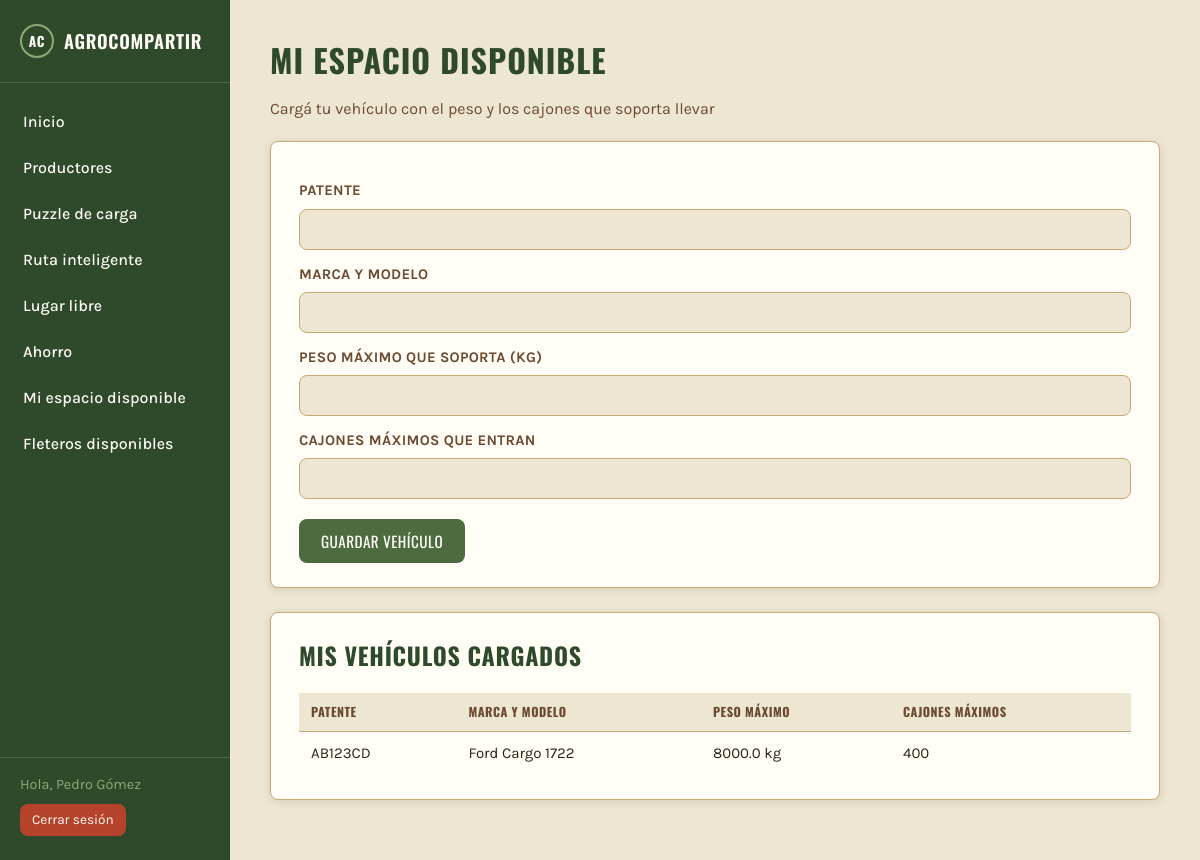
Screenshot of /vehiculo (signed in) with the database file from the repository.
### tables this page shows
CREATE TABLE vehiculos (
        id INTEGER PRIMARY KEY AUTOINCREMENT,
        usuario_id INTEGER NOT NULL,
        patente TEXT NOT NULL,
        marca_modelo TEXT NOT NULL,
        peso_maximo REAL NOT NULL,
        cajones_maximo INTEGER NOT NULL,
        FOREIGN KEY (usuario_id) REFERENCES usuarios (id)
    );

### app.py (the view, shortened to what this page needs)
@app.route('/vehiculo', methods=['GET', 'POST'])
@login_requerido
@rol_requerido('fletero')
def vehiculo():
    return render_template(
        'vehiculo.html',
        vehiculos=funciones.obtener_vehiculos_de_usuario(session['usuario_id']),
    )

### app.py (called while the page is built)
def login_requerido(vista):
    @wraps(vista)
    def envoltura(*args, **kwargs):
        if not session.get('usuario_id'):
            return redirect(url_for('login'))
        return vista(*args, **kwargs)
    return envoltura

def rol_requerido(rol):
    def decorador(vista):
        @wraps(vista)
        def envoltura(*args, **kwargs):
            if session.get('tipo_usuario') != rol:
                return redirect(url_for('dashboard'))
            return vista(*args, **kwargs)
        return envoltura
    return decorador

### funciones.py (called while the page is built)
def obtener_conexion():
    conexion = sqlite3.connect('database.db')
    return conexion

def obtener_vehiculos_de_usuario(usuario_id):
    conexion = obtener_conexion()
    cursor = conexion.cursor()
    cursor.execute('''
        SELECT id, patente, marca_modelo, peso_maximo, cajones_maximo
        FROM vehiculos
        WHERE usuario_id = ?
        ORDER BY id
    ''', (usuario_id,))
    filas = cursor.fetchall()
    conexion.close()
    return filas

### templates/vehiculo.html
{% extends "base.html" %}
{% block contenido %}
<h1>Mi espacio disponible</h1>
<p class="subtitulo">Cargá tu vehículo con el peso y los cajones que soporta llevar</p>
<div class="tarjeta">
    <form class="formulario" method="POST">
        <label for="patente">Patente</label>
        <input type="text" id="patente" name="patente" required>
        <label for="marca_modelo">Marca y modelo</label>
        <input type="text" id="marca_modelo" name="marca_modelo" required>
        <label for="peso_maximo">Peso máximo que soporta (kg)</label>
        <input type="number" id="peso_maximo" name="peso_maximo" step="0.1" min="1" required>
        <label for="cajones_maximo">Cajones máximos que entran</label>
        <input type="number" id="cajones_maximo" name="cajones_maximo" min="1" required>
        <button type="submit" class="btn">Guardar vehículo</button>
    </form>
</div>
<div class="tarjeta">
    <h2>Mis vehículos cargados</h2>
    {% if vehiculos %}
    <table class="tabla">
        <thead>
            <tr>
                <th>Patente</th>
                <th>Marca y modelo</th>
                <th>Peso máximo</th>
                <th>Cajones máximos</th>
            </tr>
        </thead>
        <tbody>
            {% for v in vehiculos %}
            <tr>
                <td>{{ v[1] }}</td>
                <td>{{ v[2] }}</td>
                <td>{{ v[3] }} kg</td>
                <td>{{ v[4] }}</td>
            </tr>
            {% endfor %}
        </tbody>
    </table>
    {% else %}
    <p>Todavía no cargaste ningún vehículo.</p>
    {% endif %}
</div>
{% endblock %}

### static/style.css (style rules this page uses)
:root { --fondo: #EDE6D2; --verde-oscuro: #2F4A2B; --verde-medio: #4C6B3F; --verde-claro: #8FA876; --tierra: #6B4A30; --tierra-clara: #C9A876; --blanco: #FFFDF6; --tomate: #B5432B; --melon: #C98A1F; --uva: #5B3A5C; --texto: #2B2318; --error: #A5322A; --exito: #35662E; --fuente-titulo: 'Oswald', sans-serif; --fuente-texto: 'Karla', sans-serif; --radio: 8px; --sombra: 0 2px 8px rgba(43, 35, 24, 0.12); }
* { box-sizing: border-box; }
body { margin: 0; background-color: var(--fondo); color: var(--texto); font-family: var(--fuente-texto); font-size: 16px; line-height: 1.5; }
h1, h2, h3 { font-family: var(--fuente-titulo); text-transform: uppercase; letter-spacing: 0.03em; color: var(--verde-oscuro); margin-top: 0; }
.tarjeta { background-color: var(--blanco); border: 1px solid var(--tierra-clara); border-radius: var(--radio); box-shadow: var(--sombra); padding: 24px 28px; margin-bottom: 24px; }
.subtitulo { color: var(--tierra); margin-top: -8px; margin-bottom: 20px; }
.formulario label { display: block; font-weight: 700; margin: 14px 0 6px 0; font-size: 0.92rem; text-transform: uppercase; letter-spacing: 0.02em; color: var(--tierra); }
.formulario input[type="text"], .formulario input[type="email"], .formulario input[type="password"], .formulario input[type="number"], .formulario select { width: 100%; padding: 10px 12px; border: 1px solid var(--tierra-clara); border-radius: var(--radio); font-family: var(--fuente-texto); font-size: 1rem; background-color: var(--fondo); color: var(--texto); }
.btn { display: inline-block; margin-top: 20px; padding: 11px 22px; background-color: var(--verde-medio); color: var(--blanco); border: none; border-radius: var(--radio); font-family: var(--fuente-titulo); text-transform: uppercase; letter-spacing: 0.03em; font-size: 0.95rem; cursor: pointer; }
table.tabla { width: 100%; border-collapse: collapse; margin-top: 12px; }
table.tabla th, table.tabla td { text-align: left; padding: 10px 12px; border-bottom: 1px solid var(--tierra-clara); font-size: 0.94rem; }
table.tabla th { font-family: var(--fuente-titulo); text-transform: uppercase; font-size: 0.78rem; letter-spacing: 0.04em; color: var(--tierra); background-color: var(--fondo); }
table.tabla tr:last-child td { border-bottom: none; }

### rows the page displays
vehiculos: patente "AB123CD", marca_modelo "Ford Cargo 1722", peso_maximo "8000.0", cajones_maximo "400"

### other values shown
{{ session.usuario_nombre }} "Pedro Gómez"
